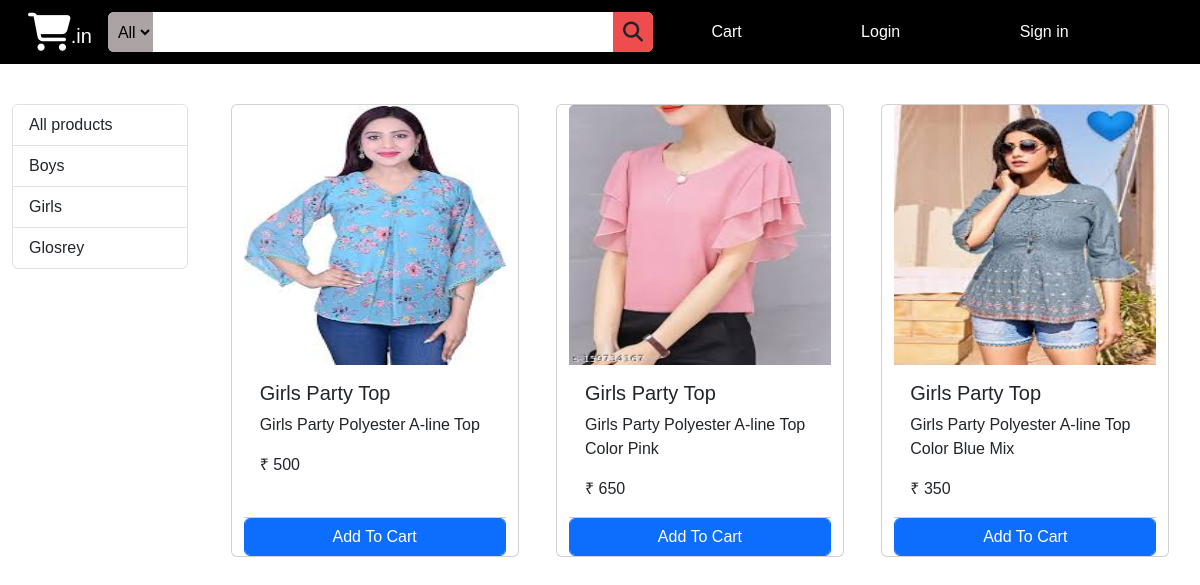
The page /?category=6 on the database its author committed.
### Amazonapp/models/category.py (models this page shows, shortened)
class Category(models.Model):
    name = models.CharField(max_length=20)
    @staticmethod
    def get_all_categories():
        return Category.objects.all()

### Amazonapp/models/product.py (models this page shows, shortened)
class Product(models.Model):
    name = models.CharField(max_length=50)
    price = models.IntegerField(default=0)
    category = models.ForeignKey(Category,on_delete=models.CASCADE, default=0)
    description = models.CharField(max_length=200, default='', null=True, blank=True)
    image = models.ImageField(upload_to='uploads/products/')
    @staticmethod
    def get_all_products_by_categoryid(category_id):
        if category_id:
            return Product.objects.filter(category = category_id)
        else:
            return Product.get_all_products()

### Amazonapp/views/home.py (the view, shortened to what this page needs)
# urls.py: path('', home.index.as_view() ,name="homepage"),
class index(View):
    def get(self, request):
        cart = request.session.get('cart')
        if not cart:
            request.session['cart'] = {}
        products = None
        categories =  Category.get_all_categories()
        categoryID = request.GET.get('category')
        if categoryID:
            products = Product.get_all_products_by_categoryid(categoryID)
        else:
            products =  Product.get_all_products()
        data = {}
        data['products'] = products
        data['categories'] = categories
        return render(request, 'index.html', data)

### Amazonapp/templatetags/cart.py (called while the page is built)
@register.filter(name = 'is_in_cart')
def is_in_cart(product, cart):
    keys = cart.keys()
    for id in keys:
        if int(id) == product.id:
            return True
    return False

### Amazonapp/templatetags/custom_filter.py (called while the page is built)
@register.filter(name = 'currency')
def currency(number):
    return "₹ "+str(number)

### Amazonapp/templates/index.html (shortened to what this page needs)
{% extends 'base.html' %}
{% block content %}
{% load cart %}
{% load custom_filter %}
<div class="container-fluid middle" id="middle" >
    <div class="row">
        <div class="col-lg-2 col-md-2 col-sm-2 mx-auto">
            <div class="list-group">
                <a href="/" class="list-group-item list-group-item-action">All products</a>
                {% for category in categories %}
                <a href="/?category={{category.id}}" class="list-group-item list-group-item-action">{{category.name}}</a>
                {% endfor %}
            </div>
        </div>
        <div id="products" class="col-lg-10 col-md-10 col-sm-10 mx-auto">
        <div class="row mx-auto">
            {% for product in products %}
            <div class="card mx-auto mb-5" id="{{product.id}}" style="width: 18rem;">
                <img src="{{product.image.url}}" class="card-img-top" alt="" style="height: 260px;">
                <div class="card-body">
                    <h5 class="card-title">{{product.name}}</h5>
                    <p class="card-text">{{product.description}}</p>
                    <p class="card-text"><span></span>{{product.price|currency}}</p>
                </div>
                <div class="card-footer p-0 ">
                    {% if product|is_in_cart:request.session.cart %}
                    <div class="row no-gutters">
                        <form action="/#{{product.id}}" method="post" class="col-2">
                            {% csrf_token %}
                            <input type="text" value="{{product.id}}" name="product" hidden>
                            <input type="text" value="True" name='remove' hidden>
                            <input type="submit" value=" - " class=" btn btn-block btn-dark" >
                        </form>
                        <div class="text-center col pt-2">{{product|cart_quantity:request.session.cart}} Item in Cart</div>
                        <form action="/#{{product.id}}" method="post" class="col-2">
                            {% csrf_token %}
                            <input type="text" value="{{product.id}}" name="product" hidden>
                            <input type="submit" value=" + " class=" btn btn-block btn-dark" >
                        </form>
                    </div>
                    {% else %}
                    <form action="/#{{product.id}}" method="POST" class="btn-block p-0">
                        <input type="submit" class="btn-block btn btn-primary form-control" value="Add To Cart">
                    </form>
                    {% endif %}
                </div>
            </div>
            {% endfor %}
        </div>
        </div>
    </div>
    </div>
{% endblock  %}

### Amazonapp/static/1st.css (style rules this page uses)
* { padding: 0%; margin: 0%; box-sizing: border-box; font-family: sans-serif; text-decoration: none; }
form { display: flex; }
#middle { padding-top: 40px; }

### rows shown on the page
Category: name "Boys"
Category: name "Girls"
Category: name "Glosrey"
Product: image (picture), name "Girls Party Top", description "Girls Party Polyester A-line Top", price "₹ 500"
Product: image (picture), name "Girls Party Top", description "Girls Party Polyester A-line Top Color Pink", price "₹ 650"
Product: image (picture), name "Girls Party Top", description "Girls Party Polyester A-line Top Color Blue Mix", price "₹ 350"
